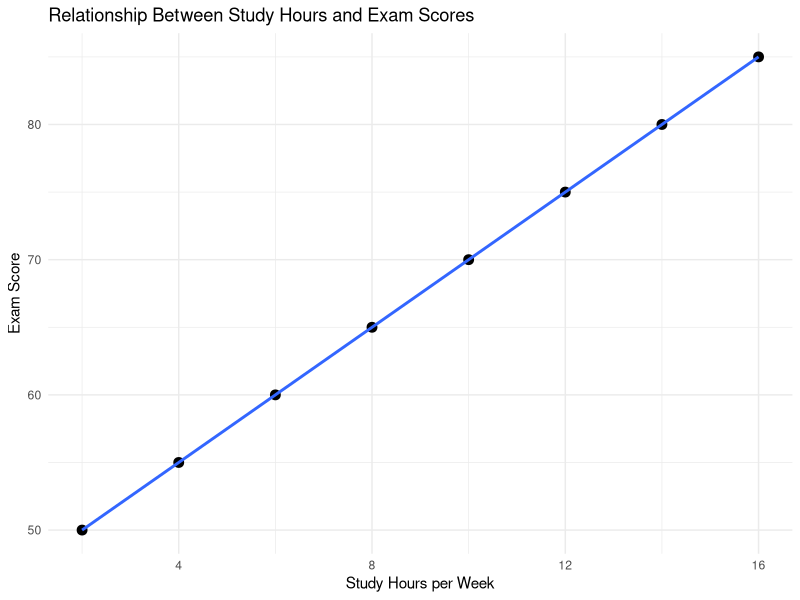

Write R code to recreate this figure.
## ---- chunk 1
#| echo: false
library(tidyverse)
# Create a sample dataset
study_data <- tibble(
  study_hours = c(2, 4, 6, 8, 10, 12, 14, 16),
  exam_score  = c(50, 55, 60, 65, 70, 75, 80, 85)
)

# Create the visualization
ggplot(study_data, aes(x = study_hours, y = exam_score)) +
  geom_point(size = 3) +
  geom_smooth(method = "lm", se = FALSE) +
  labs(
    title = "Relationship Between Study Hours and Exam Scores",
    x = "Study Hours per Week",
    y = "Exam Score"
  ) +
  theme_minimal()
